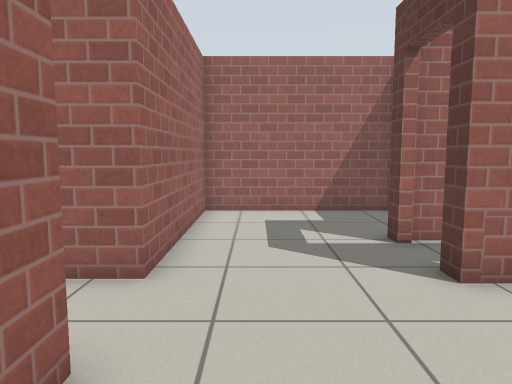
View 1 (above)

15 first-person views from a walk through a world built for the Gazebo simulator. The camera is 0.95 m above the floor, tilts 6° down and sees 70° across. The floor is counted in squares, 0.5 m on a side. Each view is taken from the middle of a square. On the plan, view 1 faces up. The plan holds only what a view shows up to about 18 squares ahead; the rest is blank. Gazebo's built-in surfaces are drawn with simple patterns.

View 2
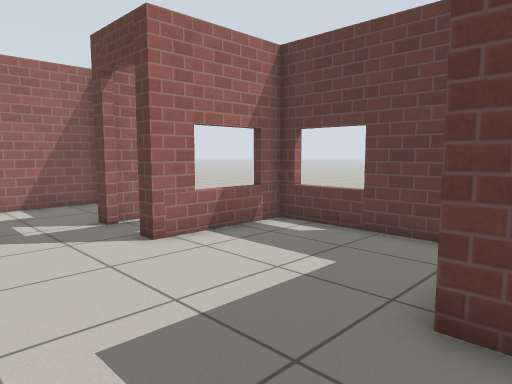

View 3
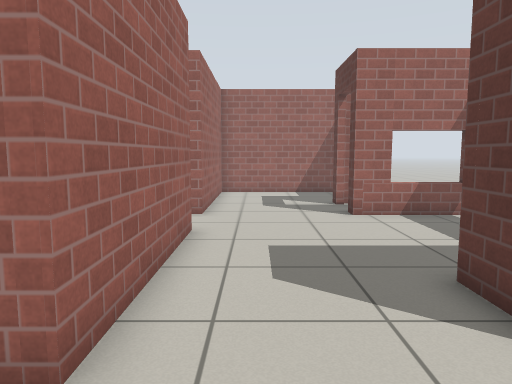

View 4
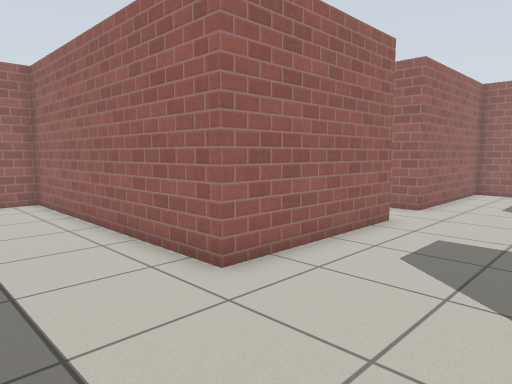

View 5
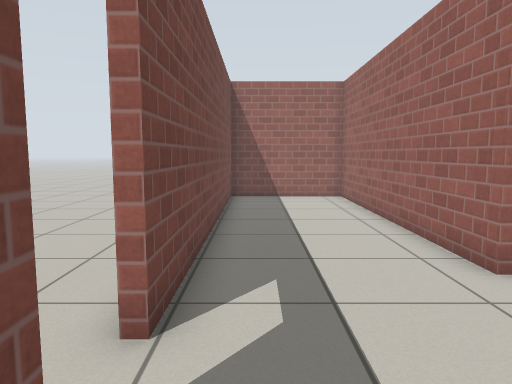

View 6
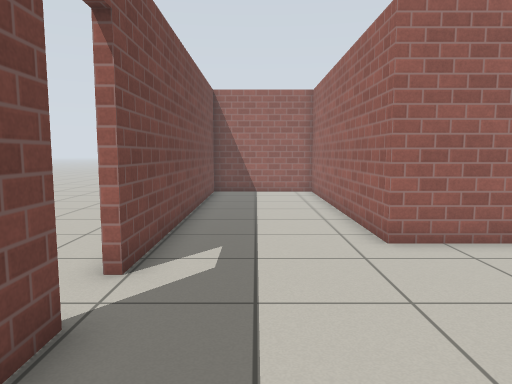

View 7
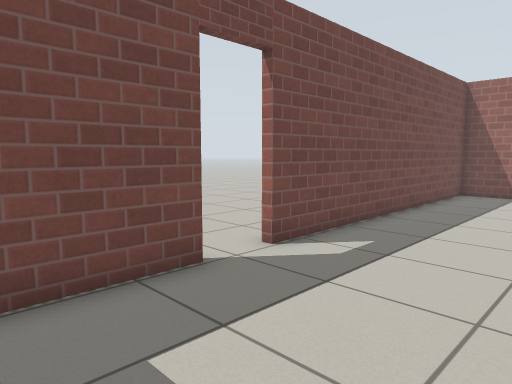

View 8
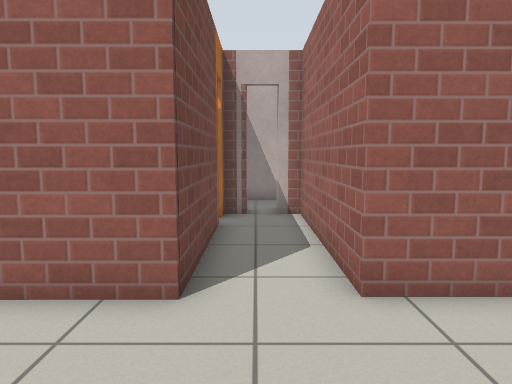

View 9
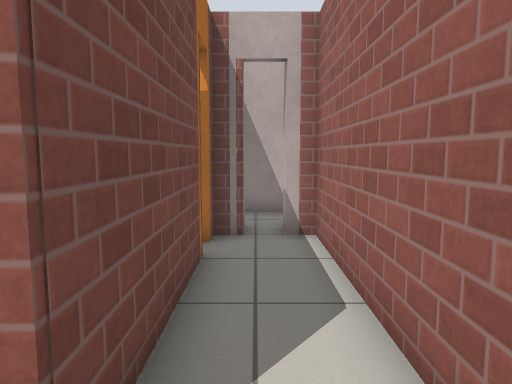

View 10
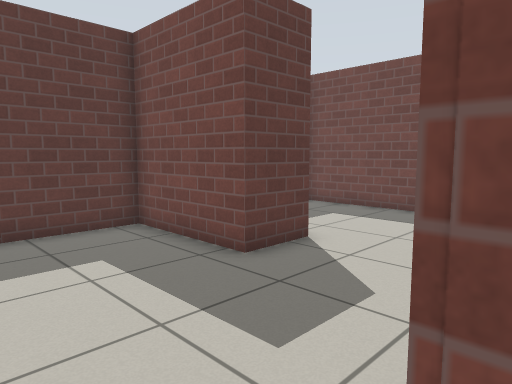

View 11
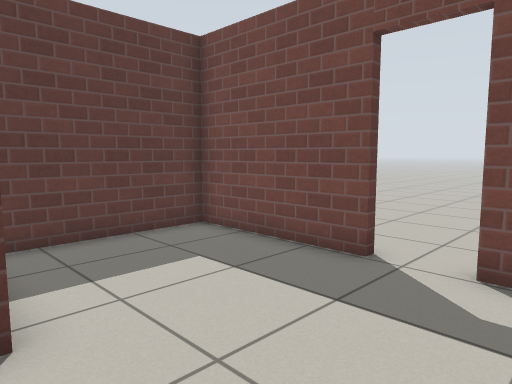

View 12
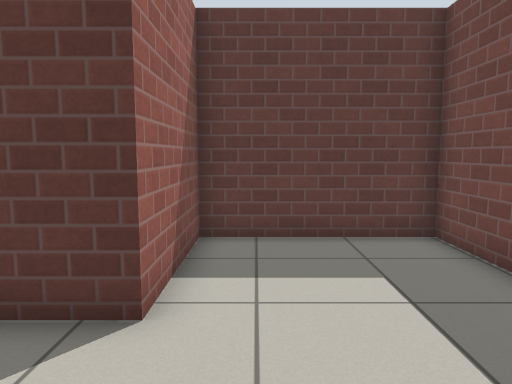

View 13
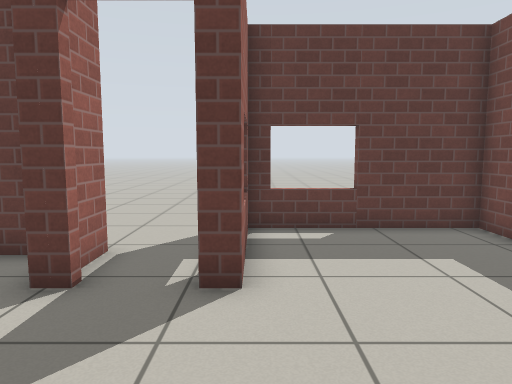

View 14
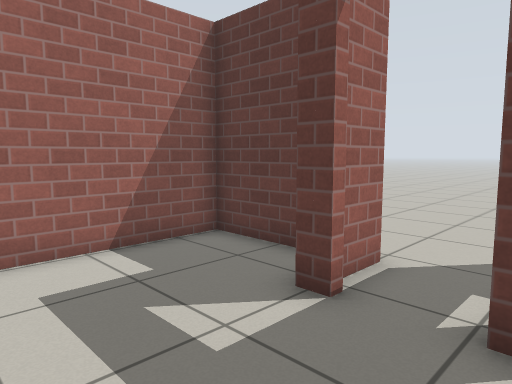

View 15
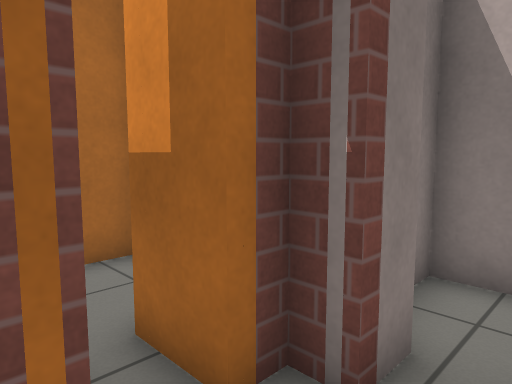

### Floor plan
Ten units are one square. View 1 is at (0, 0); x grows to the right and y downward. Boxes are objects, and circles mark ways between rooms. Rooms are numbered by the first view taken in them; rooms with no view inside come last. Other rooms are left out.
<svg viewBox="-127 -126 204 212">
<path fill="none" stroke="#000" d="M30 -75 30 -83M47 -93 47 -121 -16 -121 -16 -54 -84 -54 -84 -47M30 27 30 7 72 7 72 -52 30 -52 30 -59M-67 -30 -16 -30 -16 32M-84 -37 -84 -30M-16 32 -122 32 -122 81 4 81M22 81 72 81 72 27 30 27"/>
<circle cx="5" cy="15" r="3" fill="#2a7"/>
<text x="10" y="-40">1</text>
<text x="-20" y="50">2</text>
</svg>
Room 1 opens to room 2.

Where each view was taken, in squares from view 1:
view 1: 0 up, 0 right, facing up
view 2: 2 down, 1 left, facing up-right
view 3: 6 down, 0 right, facing up
view 4: 7 down, 3 right, facing up-left
view 5: 7 down, 4 right, facing left
view 6: 6 down, 6 right, facing left
view 7: 3 down, 6 right, facing down-left
view 8: 4 up, 3 right, facing left
view 9: 4 up, 0 right, facing left
view 10: 4 up, 2 left, facing down-right
view 11: 2 down, 1 left, facing down-right
view 12: 4 down, 1 left, facing right
view 13: 5 up, 2 left, facing right
view 14: 5 up, 1 left, facing up-right
view 15: 5 up, 6 left, facing down-left
